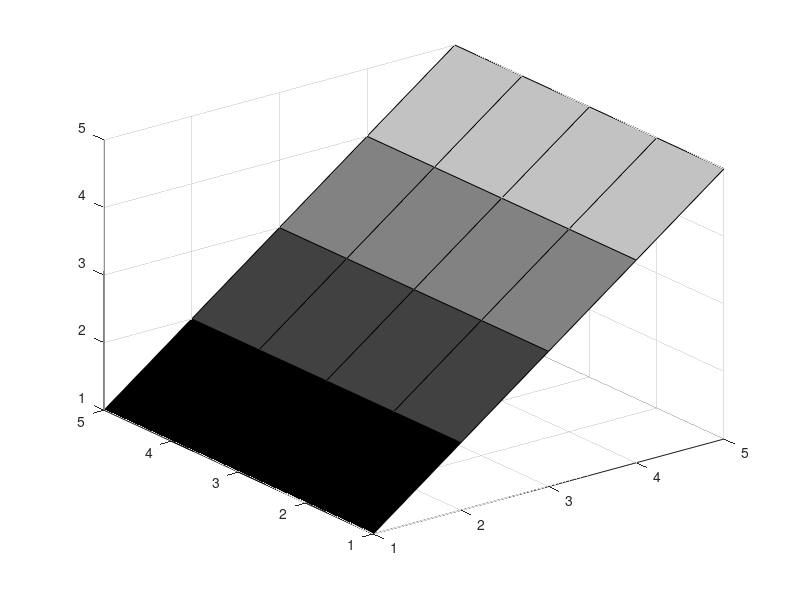
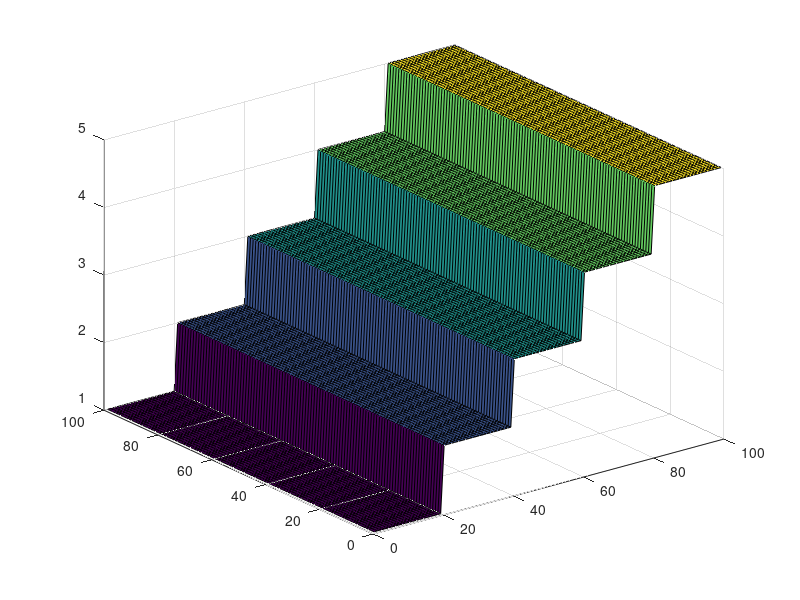

Write MATLAB code to recreate these figures, in order.
img = [0 1; 1 0];
imgUp1 = imresize(img, [100, 100], "nearest");          % Cara I - Membuat matrix 100 x 100
imgUp2 = [zeros(50), ones(50); ones(50), zeros(50)];    % Cara II - Membuat matrix 100 x 100
surf(imgUp1);
surf(imgUp2); colormap('gray');

img = [1:5; 1:5; 1:5; 1:5; 1:5]
surf(img);
imgUp = imresize(img, [100, 100], "nearest");
figure; surf(imgUp);